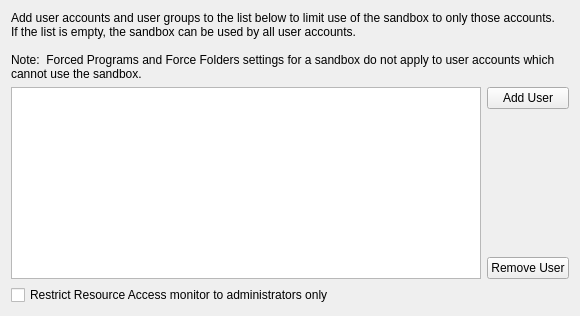
             <widget class="QWidget" name="tabUserRestrictions">
              <property name="font">
               <font>
                <weight>50</weight>
                <bold>false</bold>
               </font>
              </property>
              <attribute name="title">
               <string>Users</string>
              </attribute>
              <layout class="QGridLayout" name="gridLayout_25">
               <item row="4" column="0">
                <widget class="QCheckBox" name="chkMonitorAdminOnly">
                 <property name="text">
                  <string>Restrict Resource Access monitor to administrators only</string>
                 </property>
                </widget>
               </item>
               <item row="1" column="1">
                <widget class="QPushButton" name="btnAddUser">
                 <property name="text">
                  <string>Add User</string>
                 </property>
                </widget>
               </item>
               <item row="2" column="1">
                <spacer name="verticalSpacer_14">
                 <property name="orientation">
                  <enum>Qt::Vertical</enum>
                 </property>
                 <property name="sizeHint" stdset="0">
                  <size>
                   <width>20</width>
                   <height>40</height>
                  </size>
                 </property>
                </spacer>
               </item>
               <item row="1" column="0" rowspan="3">
                <widget class="QListWidget" name="lstUsers"/>
               </item>
               <item row="3" column="1">
                <widget class="QPushButton" name="btnDelUser">
                 <property name="text">
                  <string>Remove User</string>
                 </property>
                </widget>
               </item>
               <item row="0" column="0" colspan="2">
                <widget class="QLabel" name="label_23">
                 <property name="text">
                  <string>Add user accounts and user groups to the list below to limit use of the sandbox to only those accounts.  If the list is empty, the sandbox can be used by all user accounts.

Note:  Forced Programs and Force Folders settings for a sandbox do not apply to user accounts which cannot use the sandbox.</string>
                 </property>
                 <property name="wordWrap">
                  <bool>true</bool>
                 </property>
                </widget>
               </item>
              </layout>
             </widget>
